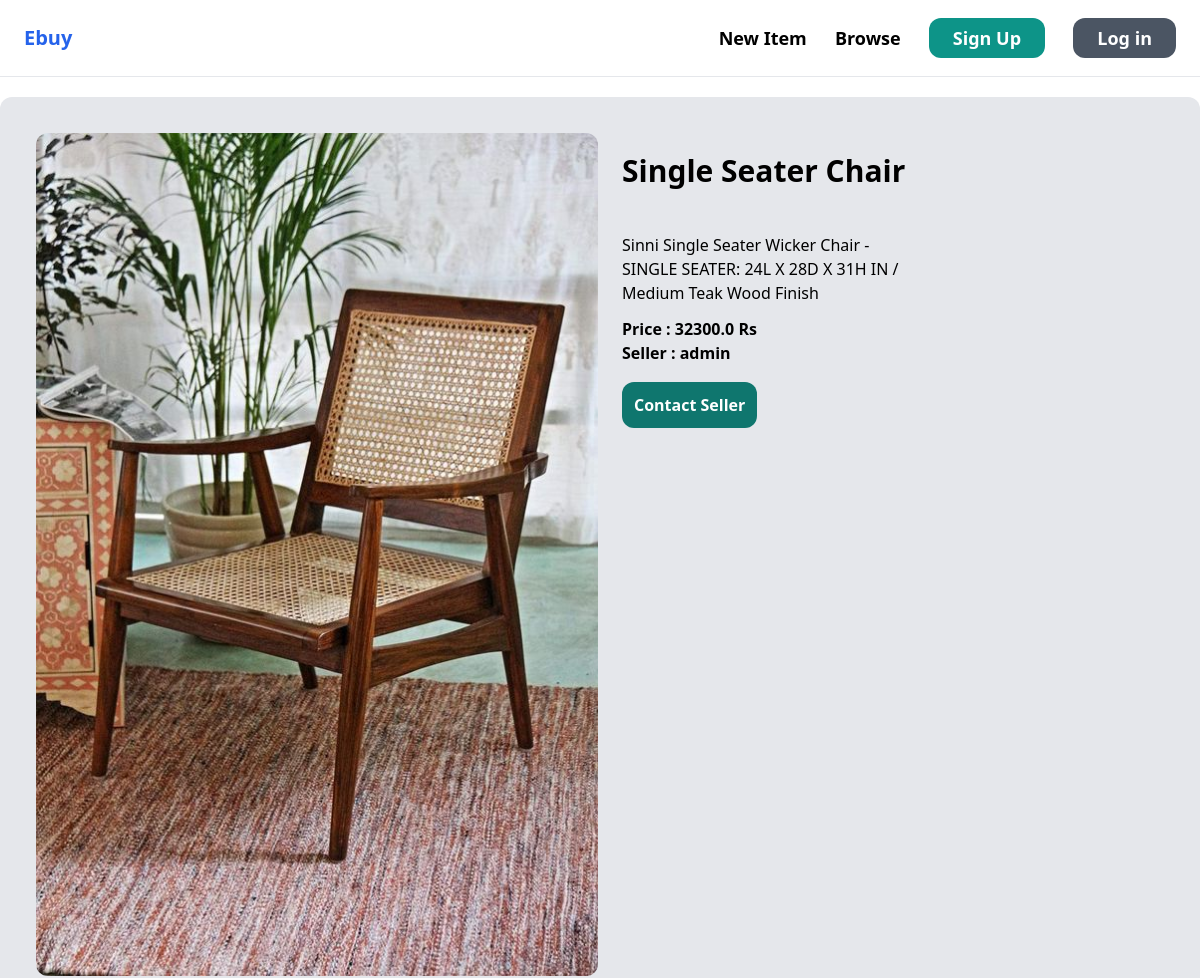
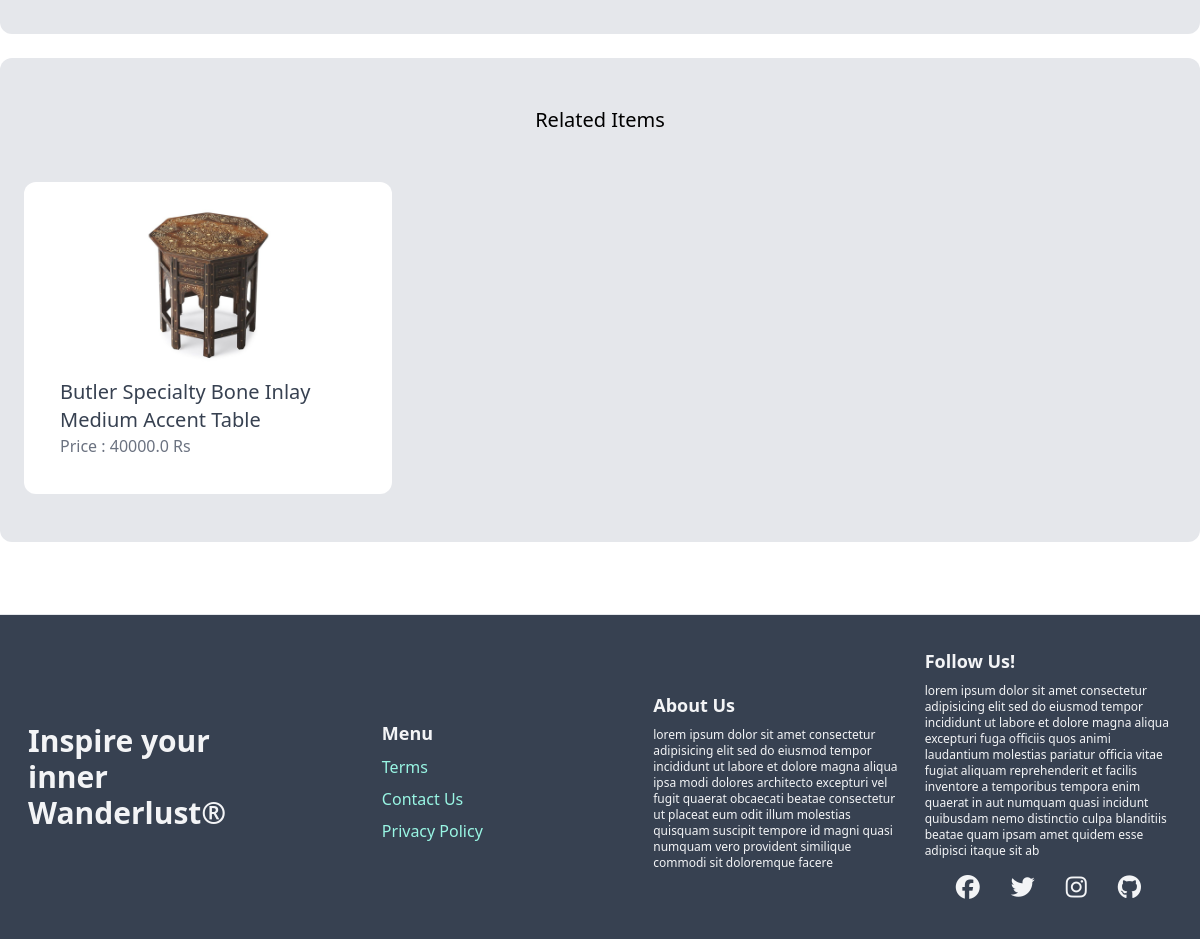
Page /items/1/ on the committed database (2 pictures, top to bottom).
### items/models.py (models this page shows, shortened)
class Item(models.Model):
    class Meta:
        verbose_name_plural = "items"
        ordering = ("Name",)
    Category = models.ForeignKey(Categories, related_name = "items", on_delete = models.CASCADE)
    Name = models.CharField(max_length = 255)
    Description = models.TextField(blank = True, null= True)
    Image = models.ImageField(upload_to = "item_images", blank = True, null= True)
    Price = models.FloatField()
    Is_sold = models.BooleanField(default = False)
    User = models.ForeignKey(User, related_name = "items", on_delete = models.CASCADE)
    Added_on = models.DateTimeField(auto_now_add = True)

### items/views.py (the view)
# urls.py: path('<int:pk>/', views.details, name = "detail" ),
def details(request, pk):
    item = get_object_or_404(Item , pk=pk)
    related_items = Item.objects.filter(Category = item.Category, Is_sold = False).exclude(pk = pk)[0:3]
    return render( request, "item/details.html",
                  {"item" : item, "related_items" : related_items} )

### items/templates/item/details.html (shortened to what this page needs)
{% extends 'core/base.html' %}
{% block heading %}
<div class = "grid grid-cols-2 bg-gray-200 gap-1 p-9 rounded-xl">
    <div>
        <img class = "rounded-xl" src="{{item.Image.url}}">
    </div>
<div class="p-5 w-3/5">
    <h1 class= " text-3xl mb-5 "><b> {{item.Name}}</b></h1>
    <br>
    <h2 class = " mb-3">{{item.Description}}</h2>
    <p class = "font-semibold">Price : {{item.Price}} Rs</p>
    <p class = "font-semibold">Seller : {{item.User}} </p>
    {% if request.user == item.User %}
        <div class = "mt-4 p-10 bg-white rounded-xl ">
            <p class = " mb-5 text-grey-400 text-m"> This is your item!</p>
            <div class= "mt-7 flex">
            <div class = " m-5">
            <a href="{% url 'item:delete' item.id  %}" class="p-3 bg-red-400 rounded-xl text-white text-l hover:bg-red-600">
                <b>Delete</b>
            </a>
        </div>
        <div class= " m-5">
            <a href="{% url 'item:edit' item.id %}" class="p-3 bg-teal-400 rounded-xl text-white text-l hover:bg-teal-600">
                <b>Edit</b>
            </a>
        </div></div>
        </div>
    {% elif request.user != item.User %}
        <div class= "mt-7">
            <a href="{% url 'conversations:new' item.id %}" class="p-3 bg-teal-700 rounded-xl text-white text-l hover:bg-teal-900">
                <b>Contact Seller</b>
            </a>
        </div>
    {% endif %}
</div>
</div>
<div class = "px-6 py-12 bg-gray-200 rounded-xl mt-6 mb-12 " >
    <h1 class = " mb-12 text-center text-xl">Related Items</h1>
    <div class = " grid grid-cols-3 gap-6">
        {% for item in related_items%}
        <div class="bg-white rounded-xl p-6">
            <a href = "{% url 'item:detail' item.id %}">
            <div style="height:10rem" >
                <center>
                    <img src = "{{item.Image.url}}"  style="height:10rem" class = "px-3" >
                </center>
            </div>
            <div class= " p-3 rounded-b-xl">
                <h2 class="text-xl text-gray-700 ">{{ item.Name }}</h2>
                <p class="text-gray-500">Price : {{ item.Price }} Rs</p>
            </div>
        </a>
        </div>
        {% endfor %}
{% endblock %}

### rows in the picture
Item: Image (picture), Name "Single Seater Chair", Description "Sinni Single Seater Wicker Chair - SINGLE SEATER: 24L X 28D X 31H IN / Medium Teak Wood Finish", Price "32300.0", User "admin"
Item: Image (picture), Name "Butler Specialty Bone Inlay Medium Accent Table", Price "40000.0"
